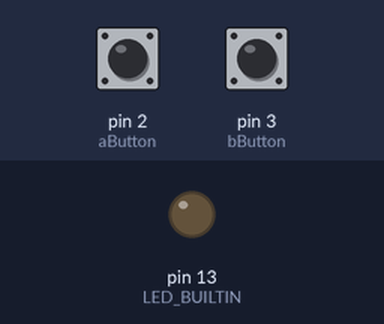
The sketch below on a simulated Arduino Leonardo, built with avr-gcc and run on an emulated ATmega32U4. On the bench: output pins drawn as LEDs (lit = HIGH). The inputs (shaded band) are chosen by the test bench; at power-on: pin 2 (aButton) LOW, pin 3 (bButton) LOW. Random numbers use the default seed unless the sketch sets one; USB keyboard and mouse output is not drawn.

Above: at 1.5 s.
At 6.08 s:
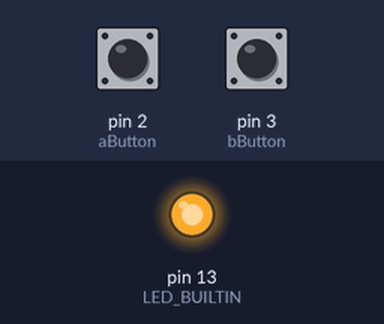
Timing chart, 0 to 7.0 s (numbered marks = the images above):
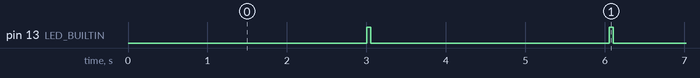

The sketch:

myKeyboardAndMouseControl.ino
```cpp
// #include "Keyboard.h"
#include "Mouse.h"

const int aButton = 2;
const int bButton = 3;
// const int xLed = 5;

bool _led = false;
bool duty = false;

const unsigned long stepBlinkLong = 3000;
const unsigned long stepBlinkShort = 50;
const unsigned long stepJobMillis = 60000;
unsigned long nextBlinkMillis = 0;
unsigned long nextJobMillis = 0;


void setup() {  // initialize the buttons' inputs:
  pinMode(aButton, INPUT);
  pinMode(bButton, INPUT);
  // pinMode(xLed, OUTPUT);
  pinMode(LED_BUILTIN, OUTPUT);

  Serial.begin(9600);
  // initialize mouse control:
  Mouse.begin();
  // Keyboard.begin();

  randomSeed(analogRead(0));
}


void loop() {
  const unsigned long currentMillis = millis();

  if (duty && currentMillis > nextJobMillis) {
    long x_step = random(-5, 5);
    long y_step = random(-5, 5);
    while (0 == x_step && 0 == y_step) {
      x_step = random(-10, 10);
      y_step = random(-10, 10);
    }
    Mouse.move(x_step, y_step, 0);
    nextJobMillis = currentMillis + stepJobMillis;
  }

  if (currentMillis > nextBlinkMillis) {
    digitalWrite(LED_BUILTIN, _led ? HIGH : LOW);
    if (duty) {
      nextBlinkMillis = currentMillis + stepBlinkLong * (nextJobMillis-currentMillis) / stepJobMillis;
    } else {
      if (_led) {
        nextBlinkMillis = currentMillis + stepBlinkShort;
      } else {
        nextBlinkMillis = currentMillis + stepBlinkLong;
      }
    }
    _led = !_led;
  }

  if (digitalRead(aButton) == HIGH) {
    duty = true;
  }

  if (digitalRead(bButton) == HIGH) {
    duty = false;
  }
}
```

Measured:
- by itself, pin 13 (LED_BUILTIN): alternates HIGH for 0.05 s and LOW for 3.0 s
